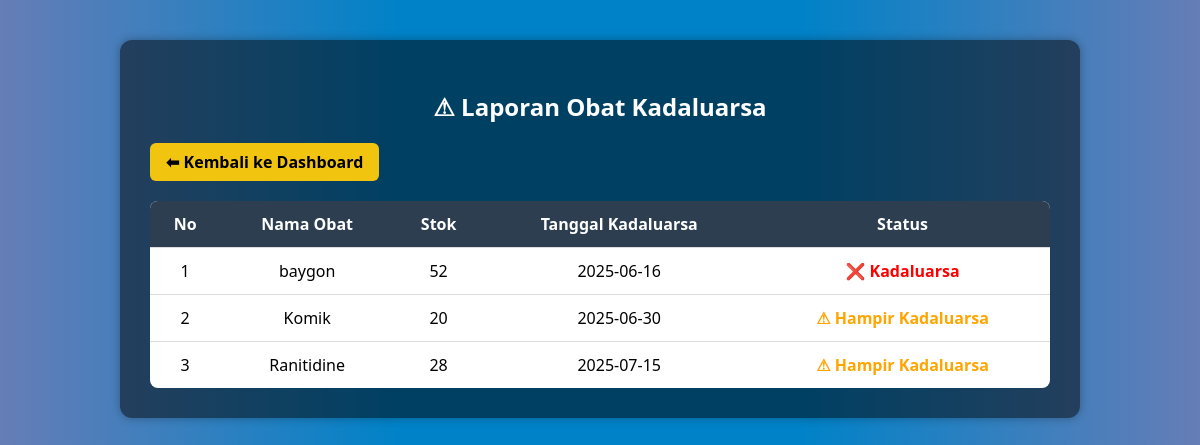
Page /laporan/kadaluarsa.php (signed in) on the committed database.
### tables this page shows
CREATE TABLE `obat` (
  `id_obat` int(11) NOT NULL,
  `nama_obat` varchar(100) NOT NULL,
  `kategori` varchar(50) DEFAULT NULL,
  `satuan` varchar(20) DEFAULT NULL,
  `harga` int(11) DEFAULT NULL,
  `deskripsi` text DEFAULT NULL,
  `stok` int(11) NOT NULL DEFAULT 0,
  `tgl_kadaluarsa` date NOT NULL,
  `kadaluarsa` date DEFAULT NULL
);

### laporan/kadaluarsa.php (the view, shortened to what this page needs)
<?php
include '../config/db.php';
$today = date('Y-m-d');
$threshold = date('Y-m-d', strtotime('+30 days'));
$query = $conn->query("
    SELECT * FROM obat
    WHERE tgl_kadaluarsa <= '$threshold'
    ORDER BY tgl_kadaluarsa ASC
");
?>
<!DOCTYPE html>
<html lang="id">
<head>
</head>
<body>
    <div class="container">
        <h2>⚠ Laporan Obat Kadaluarsa</h2>
        <a href="../<?= $_SESSION['role'] ?>/index.php">⬅ Kembali ke Dashboard</a>
        <table>
            <tr>
                <th>No</th>
                <th>Nama Obat</th>
                <th>Stok</th>
                <th>Tanggal Kadaluarsa</th>
                <th>Status</th>
            </tr>
            <?php if ($query->num_rows > 0): ?>
            <?php $no = 1; while ($row = $query->fetch_assoc()):
                    $status = ($row['tgl_kadaluarsa'] < $today) ? '❌ Kadaluarsa' : '⚠ Hampir Kadaluarsa';
                    $class = ($row['tgl_kadaluarsa'] < $today) ? 'kadaluarsa' : 'hampir';
                ?>
            <tr>
                <td><?= $no++ ?></td>
                <td><?= htmlspecialchars($row['nama_obat']) ?></td>
                <td><?= $row['stok'] ?></td>
                <td><?= $row['tgl_kadaluarsa'] ?></td>
                <td class="<?= $class ?>"><?= $status ?></td>
            </tr>
            <?php endwhile; ?>
            <?php else: ?>
            <tr>
                <td colspan="5" class="no-data">Tidak ada obat yang kadaluarsa atau mendekati kadaluarsa.</td>
            </tr>
            <?php endif; ?>
        </table>
    </div>
</body>
</html>

### laporan/kadaluarsa.php (style rules this page uses)
body { font-family: 'Segoe UI', sans-serif; background: linear-gradient(to right, #667db6, #0082c8, #0082c8, #667db6); padding: 40px; margin: 0; color: #fff; }
.container { max-width: 900px; margin: auto; background-color: rgba(0, 0, 0, 0.5); padding: 30px; border-radius: 12px; box-shadow: 0 0 10px rgba(0, 0, 0, 0.3); }
h2 { text-align: center; margin-bottom: 20px; }
a { display: inline-block; margin-bottom: 20px; text-decoration: none; background-color: #f1c40f; color: #000; padding: 8px 16px; border-radius: 6px; font-weight: bold; }
table { width: 100%; border-collapse: collapse; background: #fff; color: #000; border-radius: 8px; overflow: hidden; }
th, td { padding: 12px; text-align: center; border-bottom: 1px solid #ddd; }
th { background-color: #2c3e50; color: #fff; }
tr:last-child td { border-bottom: none; }
.kadaluarsa { color: red; font-weight: bold; }
.hampir { color: orange; font-weight: bold; }

### rows in the picture
obat: nama_obat "baygon", stok "52", tgl_kadaluarsa "2025-06-16"
obat: nama_obat "Komik", stok "20", tgl_kadaluarsa "2025-06-30"
obat: nama_obat "Ranitidine", stok "28", tgl_kadaluarsa "2025-07-15"
